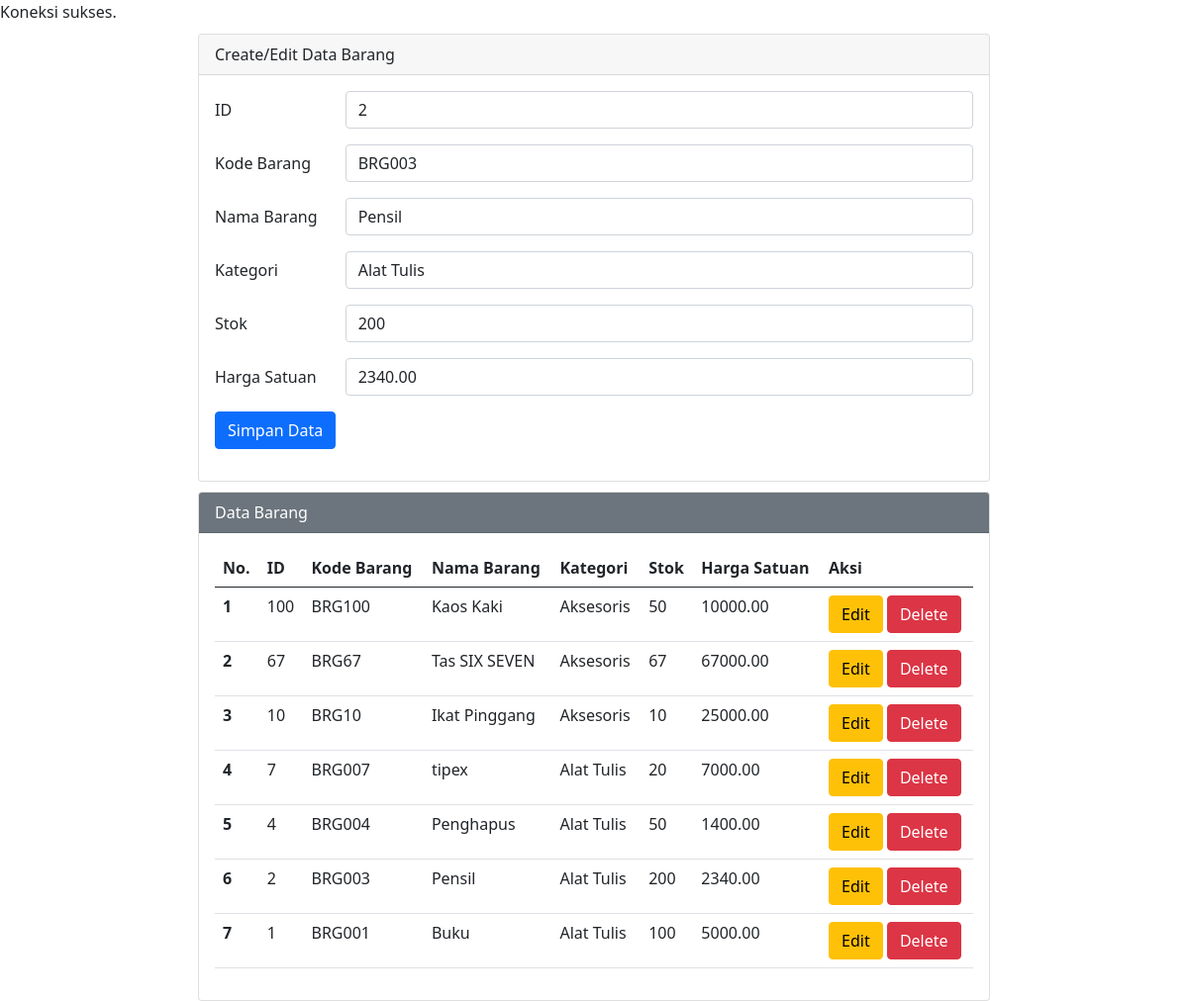
/index.php?op=edit&id=2, run on the app's committed database.
### tables this page shows
CREATE TABLE `barang` (
  `id` int NOT NULL,
  `kode_barang` varchar(30) NOT NULL,
  `nama_barang` varchar(100) NOT NULL,
  `kategori` varchar(50) NOT NULL,
  `stok` int NOT NULL,
  `harga_satuan` decimal(12,2) NOT NULL
);

### index.php (the view, shortened to what this page needs)
<?php
$host = "localhost";
$user = "root";
$password = "";
$db = "db_inventaris";
$koneksi = mysqli_connect($host, $user, $password, $db);
$id = "";
$kode_barang = "";
$nama_barang = "";
$kategori = "";
$stok = "";
$harga_satuan = "";
if (isset($_GET['op'])) {
    $op = $_GET['op'];
} else {
    $op = "";
}
if ($op == 'edit') {
    $id = $_GET['id'];
    $sql1 = "SELECT * FROM barang WHERE id = '$id'";
    $q1 = mysqli_query($koneksi, $sql1);
    $r1 = mysqli_fetch_array($q1);
    $kode_barang = $r1['kode_barang'];
    $nama_barang = $r1['nama_barang'];
    $kategori = $r1['kategori'];
    $stok = $r1['stok'];
    $harga_satuan = $r1['harga_satuan'];
}
?>
<!DOCTYPE html>
<html lang="en">
<head>
    <link href="https://cdn.jsdelivr.net/npm/bootstrap@5.0.2/dist/css/bootstrap.min.css" rel="stylesheet">
</head>
<body>
    <div class="mx-auto">
        <div class="card">
            <div class="card-header">Create/Edit Data Barang
            </div>
            <div class="card-body">
                <form action="" method="POST">
                    <div class="mb-3 row">
                        <label for="id" class="col-sm-2 col-form-label">ID</label>
                        <div class="col-sm-10">
                            <input type="text" class="form-control" id="id" name="id" value="<?php echo $id; ?>">
                        </div>
                    </div>
                    <div class="mb-3 row">
                        <label for="kode_barang" class="col-sm-2 col-form-label">Kode Barang</label>
                        <div class="col-sm-10">
                            <input type="text" class="form-control" id="kode_barang" name="kode_barang" value="<?php echo $kode_barang; ?>">
                        </div>
                    </div>
                    <div class="mb-3 row">
                        <label for="nama_barang" class="col-sm-2 col-form-label">Nama Barang</label>
                        <div class="col-sm-10">
                            <input type="text" class="form-control" id="nama_barang" name="nama_barang" value="<?php echo $nama_barang; ?>">
                        </div>
                    </div>
                    <div class="mb-3 row">
                        <label for="kategori" class="col-sm-2 col-form-label">Kategori</label>
                        <div class="col-sm-10">
                            <input type="text" class="form-control" id="kategori" name="kategori" value="<?php echo $kategori; ?>">
                        </div>
                    </div>
                    <div class="mb-3 row">
                        <label for="stok" class="col-sm-2 col-form-label">Stok</label>
                        <div class="col-sm-10">
                            <input type="text" class="form-control" id="stok" name="stok" value="<?php echo $stok; ?>">
                        </div>
                    </div>
                    <div class="mb-3 row">
                        <label for="harga_satuan" class="col-sm-2 col-form-label">Harga Satuan</label>
                        <div class="col-sm-10">
                            <input type="text" class="form-control" id="harga_satuan" name="harga_satuan" value="<?php echo $harga_satuan; ?>">
                        </div>
                    </div>
                    <div class="col-12">
                        <input type="submit" name="simpan" value="Simpan Data" class="btn btn-primary" />
                    </div>
                </form>
            </div>
        </div>
        <div class="card">
            <div class="card-header text-white bg-secondary">
                Data Barang
            </div>
            <div class="card-body">
                <table class="table">
                    <thead>
                        <tr>
                            <th scope="col">No.</th>
                            <th scope="col">ID</th>
                            <th scope="col">Kode Barang</th>
                            <th scope="col">Nama Barang</th>
                            <th scope="col">Kategori</th>
                            <th scope="col">Stok</th>
                            <th scope="col">Harga Satuan</th>
                            <th scope="col">Aksi</th>
                        </tr>
                    </thead>
                    <tbody>
                        <?php
                        $sql2 = "SELECT * FROM barang ORDER BY id DESC";
                        $q2 = mysqli_query($koneksi, $sql2);
                        $urut = 1;
                        while ($r2 = mysqli_fetch_array($q2)) {
                            $no = $r2['id'];
                            $kode_barang = $r2['kode_barang'];
                            $nama_barang = $r2['nama_barang'];
                            $kategori = $r2['kategori'];
                            $stok = $r2['stok'];
                            $harga_satuan = $r2['harga_satuan'];
                        ?>
                            <tr>
                                <th scope="row"><?php echo $urut++ ?></th>
                                <td scope="row"><?php echo $no; ?></td>
                                <td scope="row"><?php echo $kode_barang; ?></td>
                                <td scope="row"><?php echo $nama_barang; ?></td>
                                <td scope="row"><?php echo $kategori; ?></td>
                                <td scope="row"><?php echo $stok; ?></td>
                                <td scope="row"><?php echo $harga_satuan; ?></td>
                                <td scope="row">
                                    <a href="index.php?op=edit&id=<?php echo $no ?>"><button type="button" class="btn btn-warning">Edit</button></a>
                                    <a href="index.php?op=delete&id=<?php echo $no ?>" onclick="return confirm('Apakah Anda yakin ingin menghapus data ini?')"><button type="button" class="btn btn-danger">Delete</button></a>
                                </td>
                            </tr>
                        <?php
                        }
                        ?>
                    </tbody>
                </table>
            </div>
        </div>
    </div>
</body>
</html>

### index.php (style rules this page uses)
.mx-auto { width: 800px }
.card { margin-top: 10px }

### data on the page
barang: kode_barang "BRG003", nama_barang "Pensil", kategori "Alat Tulis", stok "200", harga_satuan "2340.00", id "2"
barang: id "100", kode_barang "BRG100", nama_barang "Kaos Kaki", kategori "Aksesoris", stok "50", harga_satuan "10000.00"
barang: id "67", kode_barang "BRG67", nama_barang "Tas SIX SEVEN", kategori "Aksesoris", stok "67", harga_satuan "67000.00"
barang: id "10", kode_barang "BRG10", nama_barang "Ikat Pinggang", kategori "Aksesoris", stok "10", harga_satuan "25000.00"
barang: id "7", kode_barang "BRG007", nama_barang "tipex", kategori "Alat Tulis", stok "20", harga_satuan "7000.00"
barang: id "4", kode_barang "BRG004", nama_barang "Penghapus", kategori "Alat Tulis", stok "50", harga_satuan "1400.00"
barang: id "1", kode_barang "BRG001", nama_barang "Buku", kategori "Alat Tulis", stok "100", harga_satuan "5000.00"
